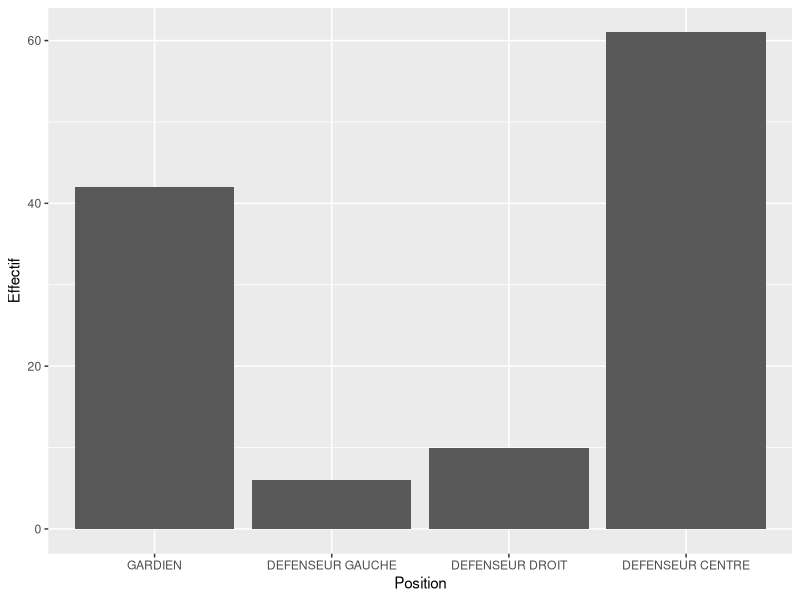
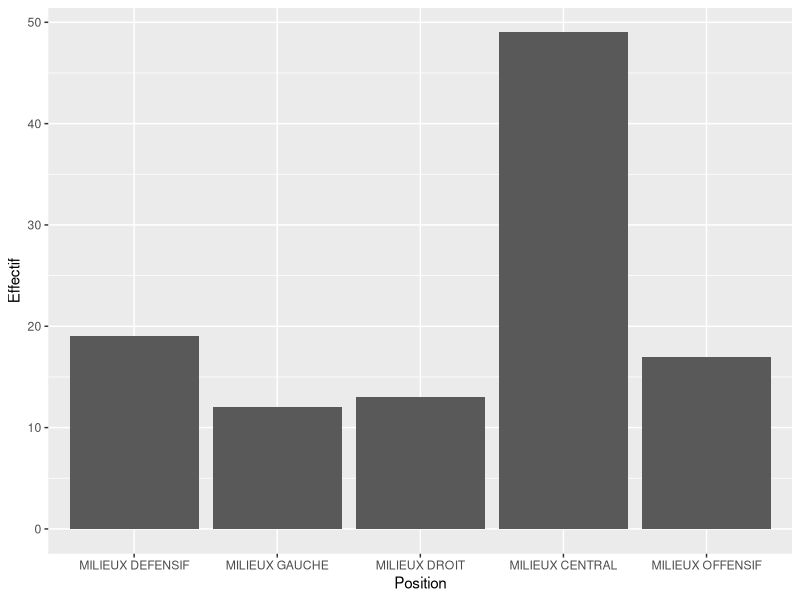
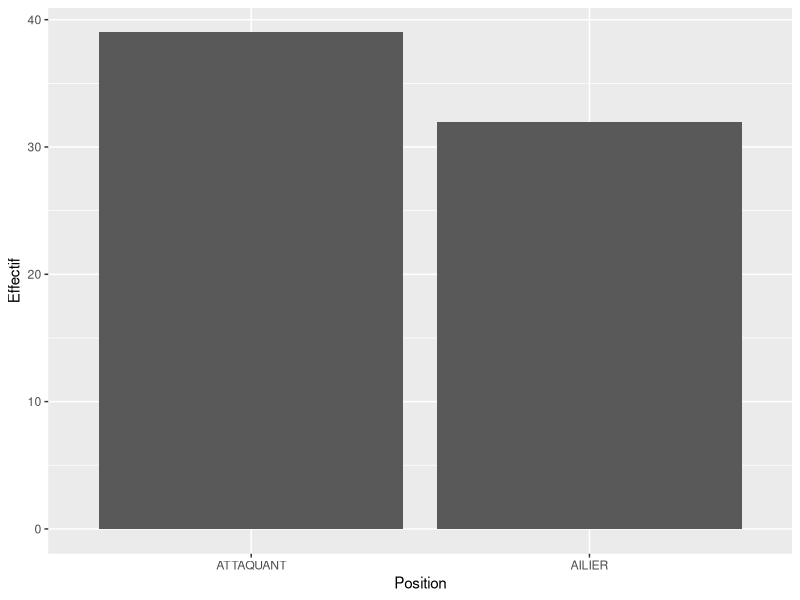
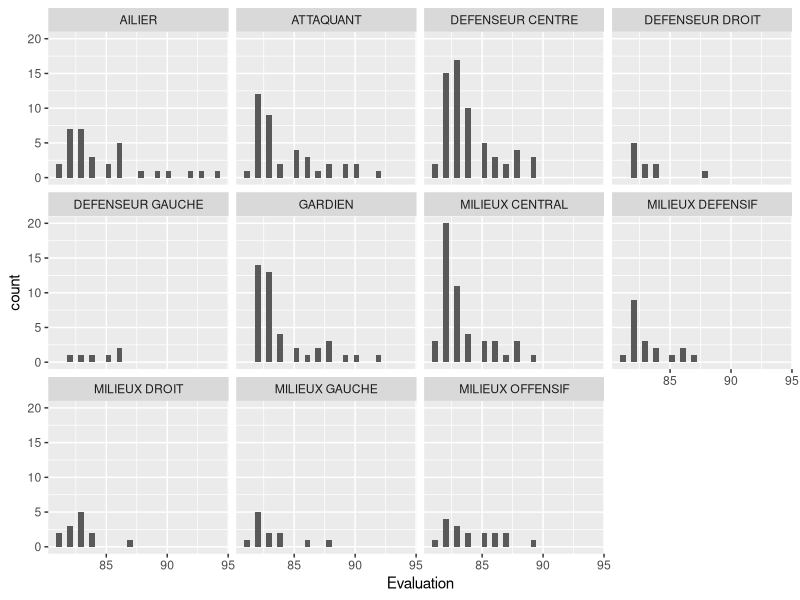
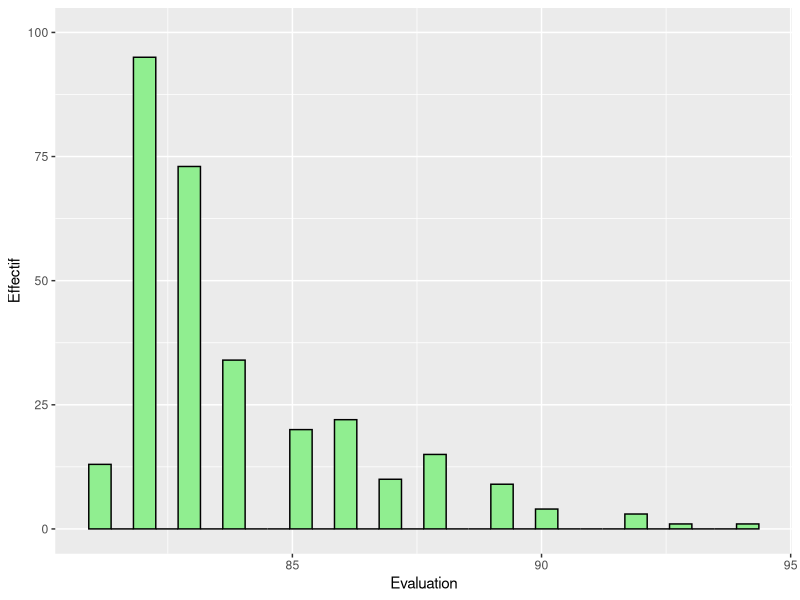
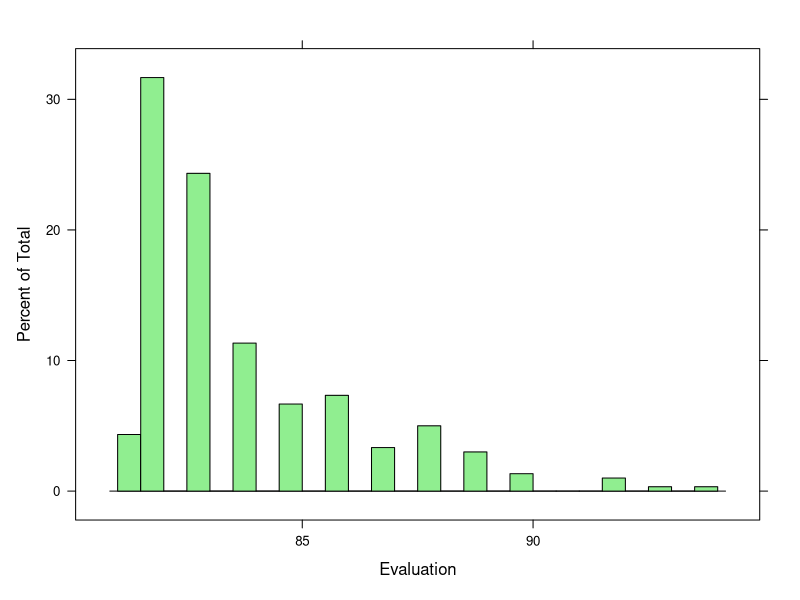
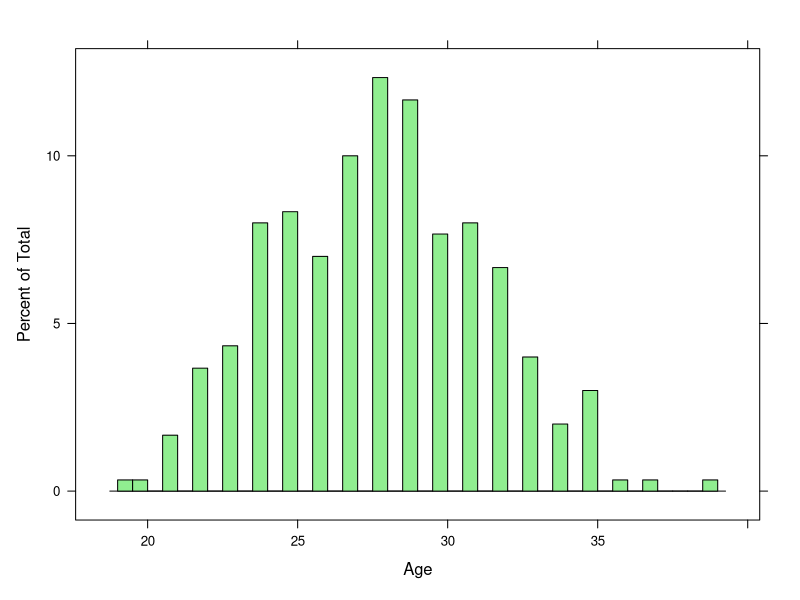
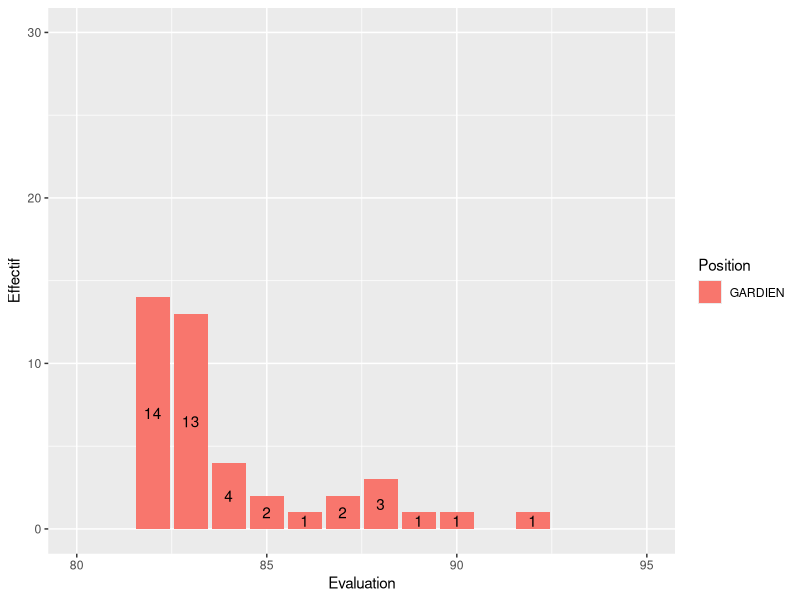

Write R code to recreate these figures, in order.
## ---- chunk 1
knitr::opts_chunk$set(echo = TRUE)
library(dplyr)
library(tidyverse)
library(lattice)
library(car)
library(viridis)
library(GGally)

setwd("C:/Users/HP/Desktop/Visualisation/ProjetVD/Presentation_MarkDown")
data.Football <- read.csv2("data_football.csv", sep = ",")
data.Football$Nom <- as.character(str_to_upper(data.Football$Nom))
## ---- chunk 2
head(x = data.Football[,1:4])
## ---- chunk 3
str(data.Football)
summary(data.Football)
## ---- chunk 4
filter(data.Football[,1:4],Position == "GARDIEN")
filter(data.Football[,1:4],Position == c("DEFENSEUR GAUCHE","DEFENSEUR DROIT","DEFENSEUR CENTRE"))
filter(data.Football[,1:4],Position == c("MILIEUX OFFENSIF","MILIEUX GAUCHE","MILIEUX DROIT","MILIEUX CENTRAL","MILIEUX DEFENSIF"))
filter(data.Football[,1:4],Position == c("ATTAQUANT","AILIER"))

ggplot(data.Football) + geom_bar(aes(x = Position)) + 
  scale_x_discrete("Position", limits = c("GARDIEN","DEFENSEUR GAUCHE","DEFENSEUR DROIT","DEFENSEUR CENTRE")) +
  xlab("Position") +
  ylab("Effectif")

ggplot(data.Football) + geom_bar(aes(x = Position)) + 
  scale_x_discrete("Position", limits = c("MILIEUX DEFENSIF","MILIEUX GAUCHE","MILIEUX DROIT","MILIEUX CENTRAL","MILIEUX OFFENSIF")) +
  xlab("Position") +
  ylab("Effectif")

ggplot(data.Football) + geom_bar(aes(x = Position)) + 
  scale_x_discrete("Position", limits = c("ATTAQUANT","AILIER")) +
  xlab("Position") +
  ylab("Effectif")
## ---- chunk 5
ggplot(data = data.Football) + 
  geom_histogram(aes(x = Evaluation)) + 
  facet_wrap(~Position)
## ---- chunk 6
ggplot(data.Football) + geom_histogram(aes(x = Evaluation), fill = "lightgreen", color = "black")+
  scale_y_continuous("Effectif",limits = c(0,100))
histogram(~Evaluation,data=data.Football,col="lightgreen",breaks=20)
histogram(~Age,data=data.Football,col="lightgreen",breaks=50)
## ---- chunk 7
GARDIEN <- filter(data.Football,Position == "GARDIEN")
ggplot(GARDIEN) +
  aes(x = Evaluation, fill = Position) +
  geom_bar() +
  geom_text(aes(label = ..count..), stat = "count", position = position_stack(.5)) +
  xlab("Evaluation") +
  ylab("Effectifs") +
  labs(fill = "Position") +
  scale_x_continuous("Evaluation",limits = c(80,95)) +
  scale_y_continuous("Effectif",limits = c(0,30))

scatterplotMatrix(formula = ~ Positionnement_GK+Plongee_GK+Coup_de_pied_GK+Jeu_de_Main_GK+Reflexes_GK, data=data.Football, cex=0.6)
## ---- chunk 8
DEFENSEUR.GAUCHE <- filter(data.Football,Position == "DEFENSEUR GAUCHE")
ggplot(DEFENSEUR.GAUCHE) +
  aes(x = Evaluation, fill = Position) +
  geom_bar() +
  geom_text(aes(label = ..count..), stat = "count", position = position_stack(.5)) +
  xlab("Evaluation") +
  ylab("Effectifs") +
  labs(fill = "Position") +
  scale_x_continuous("Evaluation",limits = c(80,95)) +
  scale_y_continuous("Effectif",limits = c(0,30))
## ---- chunk 9
DEFENSEUR.DROIT <- filter(data.Football,Position == "DEFENSEUR DROIT")
ggplot(DEFENSEUR.DROIT) +
  aes(x = Evaluation, fill = Position) +
  geom_bar() +
  geom_text(aes(label = ..count..), stat = "count", position = position_stack(.5)) +
  xlab("Evaluation") +
  ylab("Effectifs") +
  labs(fill = "Position") +
  scale_x_continuous("Evaluation",limits = c(80,95)) +
  scale_y_continuous("Effectif",limits = c(0,30))
## ---- chunk 10
DEFENSEUR.CENTRE <- filter(data.Football,Position == "DEFENSEUR CENTRE")
ggplot(DEFENSEUR.CENTRE) +
  aes(x = Evaluation, fill = Position) +
  geom_bar() +
  geom_text(aes(label = ..count..), stat = "count", position = position_stack(.5)) +
  xlab("Evaluation") +
  ylab("Effectifs") +
  labs(fill = "Position") +
  scale_x_continuous("Evaluation",limits = c(80,95)) +
  scale_y_continuous("Effectif",limits = c(0,30))

scatterplotMatrix(formula = ~ Marquage+Tacle_Glisse+Tacle_Debout+Agressivite+Force, data=data.Football, cex=0.6)
## ---- chunk 11
MILIEUX.DEFENSIF <- filter(data.Football,Position == "MILIEUX DEFENSIF")
ggplot(MILIEUX.DEFENSIF) +
  aes(x = Evaluation, fill = Position) +
  geom_bar() +
  geom_text(aes(label = ..count..), stat = "count", position = position_stack(.5)) +
  xlab("Evaluation") +
  ylab("Effectifs") +
  labs(fill = "Position") +
  scale_x_continuous("Evaluation",limits = c(80,95)) +
  scale_y_continuous("Effectif",limits = c(0,30))
## ---- chunk 12
MILIEUX.CENTRAL <- filter(data.Football,Position == "MILIEUX CENTRAL")
ggplot(MILIEUX.CENTRAL) +
  aes(x = Evaluation, fill = Position) +
  geom_bar() +
  geom_text(aes(label = ..count..), stat = "count", position = position_stack(.5)) +
  xlab("Evaluation") +
  ylab("Effectifs") +
  labs(fill = "Position") +
  scale_x_continuous("Evaluation",limits = c(80,95)) +
  scale_y_continuous("Effectif",limits = c(0,30))
## ---- chunk 13
MILIEUX.GAUCHE <- filter(data.Football,Position == "MILIEUX GAUCHE")
ggplot(MILIEUX.GAUCHE) +
  aes(x = Evaluation, fill = Position) +
  geom_bar() +
  geom_text(aes(label = ..count..), stat = "count", position = position_stack(.5)) +
  xlab("Evaluation") +
  ylab("Effectifs") +
  labs(fill = "Position") +
  scale_x_continuous("Evaluation",limits = c(80,95)) +
  scale_y_continuous("Effectif",limits = c(0,30))
## ---- chunk 14
MILIEUX.DROIT <- filter(data.Football,Position == "MILIEUX DROIT")
ggplot(MILIEUX.DROIT) +
  aes(x = Evaluation, fill = Position) +
  geom_bar() +
  geom_text(aes(label = ..count..), stat = "count", position = position_stack(.5)) +
  xlab("Evaluation") +
  ylab("Effectifs") +
  labs(fill = "Position") +
  scale_x_continuous("Evaluation",limits = c(80,95)) +
  scale_y_continuous("Effectif",limits = c(0,30))
## ---- chunk 15
MILIEUX.OFFENSIF <- filter(data.Football,Position == "MILIEUX OFFENSIF")
ggplot(MILIEUX.OFFENSIF) +
  aes(x = Evaluation, fill = Position) +
  geom_bar() +
  geom_text(aes(label = ..count..), stat = "count", position = position_stack(.5)) +
  xlab("Evaluation") +
  ylab("Effectifs") +
  labs(fill = "Position") +
  scale_x_continuous("Evaluation",limits = c(80,95)) +
  scale_y_continuous("Effectif",limits = c(0,30))

scatterplotMatrix(formula = ~ Vision_du_Jeu+Passe_Courte+Passe_Longue+Endurance+Equilibre+Controle_de_balle, data=data.Football, cex=0.6)
## ---- chunk 16
ATTAQUANT <- filter(data.Football,Position == "ATTAQUANT")
ggplot(ATTAQUANT) +
  aes(x = Evaluation, fill = Position) +
  geom_bar() +
  geom_text(aes(label = ..count..), stat = "count", position = position_stack(.5)) +
  xlab("Evaluation") +
  ylab("Effectifs") +
  labs(fill = "Position") +
  scale_x_continuous("Evaluation",limits = c(80,95)) +
  scale_y_continuous("Effectif",limits = c(0,30))
## ---- chunk 17
AILIER <- filter(data.Football,Position == "AILIER")
ggplot(AILIER) +
  aes(x = Evaluation, fill = Position) +
  geom_bar() +
  geom_text(aes(label = ..count..), stat = "count", position = position_stack(.5)) +
  xlab("Evaluation") +
  ylab("Effectifs") +
  labs(fill = "Position") +
  scale_x_continuous("Evaluation",limits = c(80,95)) +
  scale_y_continuous("Effectif",limits = c(0,30))

scatterplotMatrix(formula = ~ Attaque+Agilite+Vitesse+Finition+Tete+Acceleration+Vitesse+Penalty, data=data.Football, cex=0.6)
## ---- chunk 18
ggplot(data.Football) + 
  geom_boxplot(aes(x = Pied_Fort, y = Evaluation), fill = "lightblue", color = "black", varwidth = TRUE, width =0.8)
## ---- chunk 19
ggplot(data.Football) +
  geom_point(aes(x = Finition, y = Attaque), 
             color = "red", size = 1) +
  scale_x_continuous("Note en finition",limits = c(0,100)) +
  scale_y_continuous("Note en attaque",limits = c(0,100))
## ---- chunk 20
#A decider
ggplot(data = data.Football, aes(x = Passe_Longue, y = Passe_Courte)) + 
  geom_point(alpha = 0.2) + 
  geom_text(data = filter(data.Football,Position == "MILIEUX CENTRAL"), aes(label = Nom), color = "red", size = 3)

ggplot(data.Football, aes(x = Passe_Courte)) + 
  geom_histogram(aes(y = ..density..), binwidth = 2) +
  geom_density()

ggplot(data.Football, aes(Passe_Courte, Passe_Longue)) + geom_point() +
  geom_rug() +
  geom_smooth(method = "lm")

ggplot(data.Football, aes(Passe_Courte, col = factor(Pied_Fort))) +
  geom_density()

#Ensemble
ggplot(data.Football, aes(factor(Pied_Fort), Passe_Courte, fill = factor(Pied_Fort))) +
  geom_boxplot()
ggplot(data.Football, aes(factor(Pied_Fort), Passe_Courte)) + 
  geom_jitter()
ggplot(data.Football, aes(factor(Pied_Fort), Passe_Courte)) + 
  geom_boxplot() +
  geom_jitter()
